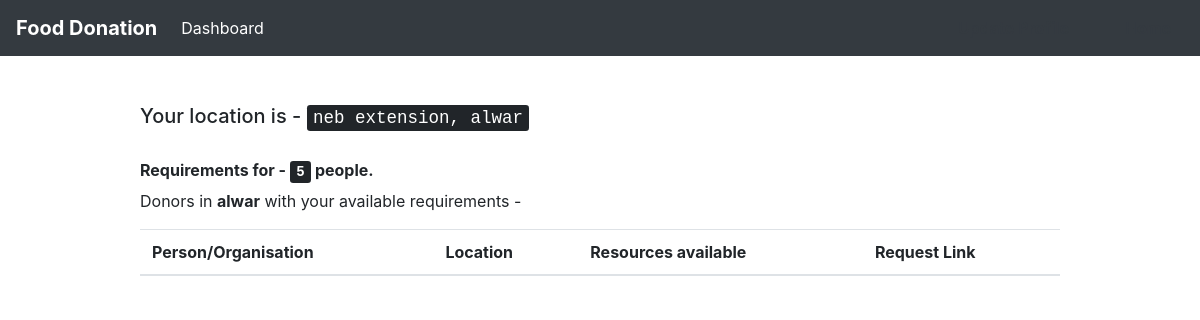
The page /users/showDonor/ (signed in) on the database as committed earlier.
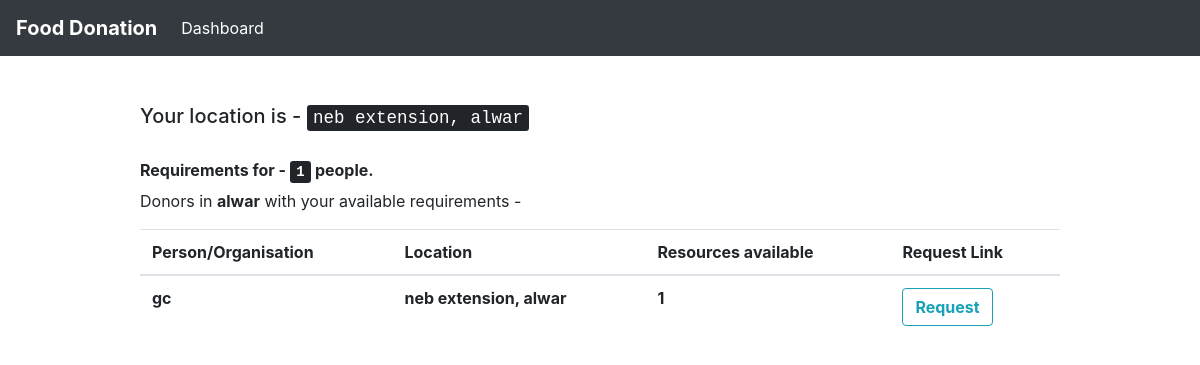
The same page on the database as committed later.
### customUser/models.py (models this page shows, shortened)
class CustomUser(AbstractUser):
    pin_code = models.IntegerField(null = True)
    contact_no = models.IntegerField(null = True)
    resources = models.IntegerField(null = True) # no. of persons avability/requirement
    locality = models.CharField(max_length = 100)
    city = models.CharField(max_length = 50)
    """CHOICES=[('0','Donor'),
                   ('1','Reciever')]"""
    state = models.CharField(max_length = 50, default = " ")
    donor = models.BooleanField(default = 'False') # 0 - Donor 1 - Reciever
    email = models.EmailField(unique=True)
    organisation = models.BooleanField(default = 'False')

### customUser/views.py (the view)
# urls.py: path('showDonor/', views.show_nearby_donors, name = 'showNearbyDonors'),
@login_required(login_url = "/users/login")
def show_nearby_donors(request):
	you = request.user
	you_address = you.locality + ',' + you.city
	donors = CustomUser.objects.filter(city = you.city)
	return render(request, 'show_donors.html', {'you' : you, 'donors' : donors})

### templates/show_donors.html (shortened to what this page needs)
{% extends 'base.html' %}
{% block navigation %}
	<div class = "row">
		<div class = "col">
			<a href="{% url 'edit_profile' %}" class="btn btn-outline-dark" method = "get"><strong>Update Profile</strong></a>
		</div>
		<div class = "col">
			<a href="{% url 'homePage' %}" class="btn btn-outline-dark" method = "post"><strong>Home</strong></a>
		</div>
	</div>
{% endblock %}
{% block content %}
	<h5> Your location is - <kbd> {{ you.locality }}, {{ you.city }} </kbd> </h5> <br>
	<h6> <strong> Requirements for - <kbd> {{ you.resources }}</kbd> people.</strong></h6>
	<p> Donors in  <strong> {{ you.city }}</strong> with your available requirements -  </p>
	<table class = "table">
			<thead>
				<tr>
					<th scope="col"> Person/Organisation </th>
					<th scope="col"> Location </th>
					<th scope="col"> Resources available </th>
					<th scope ="col"> Request Link </th>
				</tr>
			</thead>
			<tbody>
	{% for i in donors %}
		{% if i.username != 'admin' and i.donor == True and i.resources > 0%}
				<tr>
					<th scope="row"> {{ i.username }}  </th>
					<th scope="row"> {{ i.locality }}, {{ i.city }} </th>
					<th scope="row"> {{ i.resources }} </th>
					<th scope="row">
			<a href="{% url 'update_requirements' i.email %}" class="btn btn-outline-info" method = "get"><strong>Request</strong></a>
					</th>
				</tr>
		{% endif %}
	{% endfor %}
	</tbody>
			</table>
	<br> <br>
{% endblock %}

Rows that differ between the two databases and show on the page:
now on one of the page's lists (row edited): CustomUser: username "gc", locality "neb extension", city "alwar", resources "1"
changed CustomUser "neb extension": resources "5" → "1"
